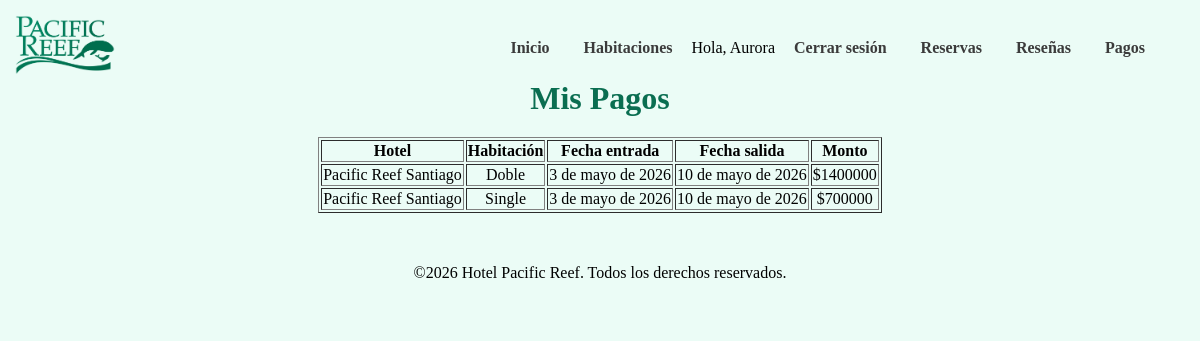
The app's page /pagos/ (signed in) with its own data.
### hotelreef/models.py (models this page shows, shortened)
class Usuario(models.Model):
    usuario_id = models.AutoField(primary_key=True)
    nombre = models.TextField()
    apellido = models.TextField()
    correo_electronico = models.TextField(unique=True)
    telefono = models.TextField(blank=True, null=True)
    rol = models.TextField()
    contrasena = models.TextField(db_column='contraseña')
    class Meta:
        db_table = 'Usuario'
        managed = False

class Pago(models.Model):
    pago_id = models.AutoField(primary_key=True)
    reserva = models.ForeignKey(Reserva, on_delete=models.CASCADE, db_column='reserva_id')
    monto = models.IntegerField()
    class Meta:
        db_table = 'Pago'
        managed = False

class Reserva(models.Model):
    reserva_id = models.AutoField(primary_key=True)
    usuario = models.ForeignKey(Usuario, on_delete=models.CASCADE, db_column='usuario_id')
    habitacion = models.ForeignKey(Habitacion, on_delete=models.CASCADE, db_column='habitacion_id')
    fecha_entrada = models.DateField()
    fecha_salida = models.DateField()
    cantidad_personas = models.IntegerField()
    class Meta:
        db_table = 'Reserva'
        managed = False

class Habitacion(models.Model):
    habitacion_id = models.AutoField(primary_key=True)
    hotel = models.ForeignKey(Hotel, on_delete=models.CASCADE, db_column='hotel_id')
    tipo = models.TextField()
    capacidad = models.IntegerField()
    precio = models.FloatField()
    imagen = models.ImageField(upload_to='habitaciones/', blank=True, null=True)  # nueva linea para img
    class Meta:
        db_table = 'Habitacion'
        managed = False

class Hotel(models.Model):
    hotel_id = models.AutoField(primary_key=True)
    nombre = models.TextField()
    direccion = models.TextField()
    categoria = models.TextField(blank=True, null=True)
    class Meta:
        db_table = 'Hotel'
        managed = False

### hotelreef/views.py (the view)
# urls.py: path('pagos/', views.pagos, name='pagos'),
@login_requerido
def pagos(request):
    usuario_id = request.session.get('usuario_id')
    lista = Pago.objects.select_related(
        'reserva__usuario',
        'reserva__habitacion__hotel',
    ).filter(reserva__usuario__usuario_id=usuario_id)
    return render(request, 'hotelreef/pagos.html', {'pagos': lista})

### hotelreef/views.py (called while the page is built)
def login_requerido(func):
    @wraps(func)
    def wrapper(request, *args, **kwargs):
        if not request.session.get('usuario_id'):
            return redirect('login')
        return func(request, *args, **kwargs)
    return wrapper

### hotelreef/templates/hotelreef/pagos.html (shortened to what this page needs)
{% extends 'hotelreef/base.html' %}
{% block content %}
    <h1>Mis Pagos</h1>
    <table border="1" style="margin: 20px auto;">
        <tr>
            <th>Hotel</th>
            <th>Habitación</th>
            <th>Fecha entrada</th>
            <th>Fecha salida</th>
            <th>Monto</th>
        </tr>
        {% for p in pagos %}
        <tr>
            <td>{{ p.reserva.habitacion.hotel.nombre }}</td>
            <td>{{ p.reserva.habitacion.tipo }}</td>
            <td>{{ p.reserva.fecha_entrada }}</td>
            <td>{{ p.reserva.fecha_salida }}</td>
            <td>${{ p.monto }}</td>
        </tr>
        {% empty %}
        <tr>
            <td colspan="5">No tienes pagos registrados.</td>
        </tr>
        {% endfor %}
    </table>
{% endblock %}

### hotelreef/templates/hotelreef/base.html (shortened to what this page needs)
{% load static %}
<!DOCTYPE html>
<html lang="es">
<head>
  <link rel="stylesheet" href="{% static 'css/styles.css' %}">
</head>
<body>
    <header>
        <div class="logo_container">
            <img src="{% static 'img/1-HPR.png' %}" alt="Logo del sitio" class="logo">
        </div>
        <nav>
            <a href="{% url 'index' %}">Inicio</a>
            <a href="{% url 'habitaciones' %}">Habitaciones</a>
            {% if request.session.usuario_id %}
                <span>Hola, {{ request.session.usuario_nombre }}</span>
                <a href="{% url 'logout' %}">Cerrar sesión</a>
            {% else %}
                <a href="{% url 'login' %}">Iniciar Sesión</a>
                <a href="{% url 'registrar' %}">Registrar</a>
                <a href="{% url 'recuperar_psswd' %}">Recuperar Contraseña</a>
            {% endif %}
            <a href="{% url 'reservas' %}">Reservas</a>
            <a href="{% url 'resenas' %}">Reseñas</a>
            <a href="{% url 'pagos' %}">Pagos</a>
        </nav>
    </header>
    {% block content %}{% endblock %}
    <footer>
        <p>&copy;2026 Hotel Pacific Reef. Todos los derechos reservados.</p>
    </footer>
</body>
</html>

### hotelreef/static/css/styles.css (style rules this page uses)
* { font-family: "Georgia", serif; }
html, body { background-color: #EBFCF6; color: rgb(0, 0, 0); margin: 0; padding: 0; text-align: center; min-height: 100vh; height: 100%; }
body { padding: 80px 5% 40px; }
header { display: flex; justify-content: space-between; align-items: center; padding: 15px; position: fixed; width: 100%; top: 0; left: 0; z-index: 1000; box-sizing: border-box; padding-right: 40px; }
header img { height: 60px; }
nav a { color: #3B3B3B; text-decoration: none; margin: 0 15px; font-weight: bold; }
h1 { font-size: 2em; margin: 0; color: #0A6E51; }
.logo_container { font-size: 1.3em; }
footer { background-color: #EBFCF6; color: rgb(0, 0, 0); text-align: center; padding: 15px; margin-top: auto; margin-bottom: 0; }

### records on screen
Usuario: session.usuario_nombre "Aurora"
Pago: reserva.habitacion.hotel.nombre "Pacific Reef Santiago", reserva.habitacion.tipo "Doble", reserva.fecha_entrada "3 de mayo de 2026", reserva.fecha_salida "10 de mayo de 2026", monto "1400000"
Pago: reserva.habitacion.hotel.nombre "Pacific Reef Santiago", reserva.habitacion.tipo "Single", reserva.fecha_entrada "3 de mayo de 2026", reserva.fecha_salida "10 de mayo de 2026", monto "700000"
